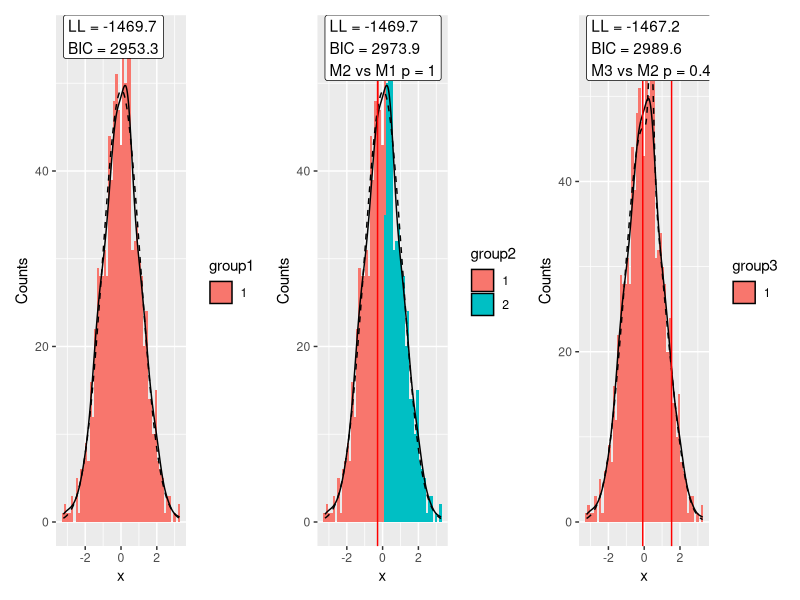
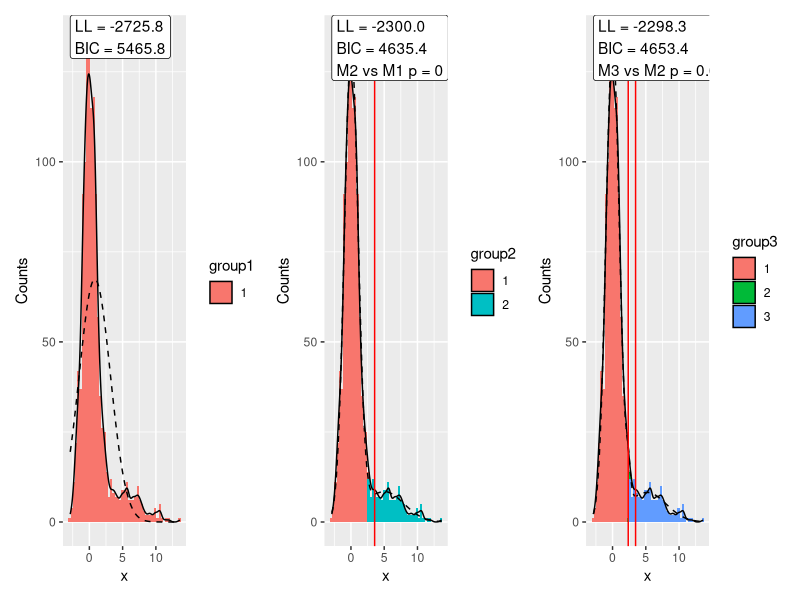
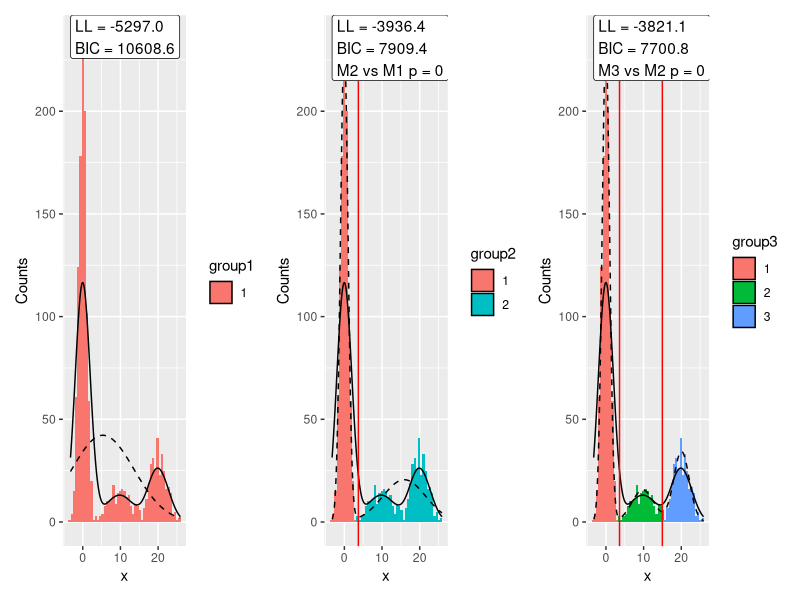

These figures' R source, in order:
# A function to analyse multimodality (in mixtures of normal distributions)

library(data.table)
library(MASS)
library(mixtools)
library(tidyr)
library(ggplot2)
library(patchwork)

multiModal <- function(x) {
  fit1 <- fitdistr(x,"normal")
  fit2 <- normalmixEM(x,k=2,mu = range(x),lambda=c(.5,.5),sigma=c(1,1)*sd(x),maxit = 1e4)
  fit3 <- normalmixEM(x,k=3,mu = c(min(x),mean(x),max(x)),lambda = c(1,1,1)/3,sigma=c(1,1,1)*sd(x),maxit = 1e4)
  
  fit1dens <- function(x) {
    dnorm(x,mean=fit1$estimate[1],sd=fit1$estimate[2])
  }
  
  fit2dens <- function(x) {
      fit2$lambda[1] * dnorm(x,mean=fit2$mu[1],sd=fit2$sigma[1]) + 
      fit2$lambda[2] * dnorm(x,mean=fit2$mu[2],sd=fit2$sigma[2])
  }

  t2 <- optimize(fit2dens,interval = fit2$mu)$minimum
  
  fit3dens <- function(x) {
      fit3$lambda[1] * dnorm(x,mean=fit3$mu[1],sd=fit3$sigma[1]) + 
      fit3$lambda[2] * dnorm(x,mean=fit3$mu[2],sd=fit3$sigma[2]) +
      fit3$lambda[3] * dnorm(x,mean=fit3$mu[3],sd=fit3$sigma[3])
  }
  
  t3 <- c(optimize(fit3dens,interval = fit3$mu[1:2])$minimum,
          optimize(fit3dens,interval = fit3$mu[2:3])$minimum)
    
  param1 <- 2
  param2 <- 4 + 1
  param3 <- 6 + 2
  
  bic1 <- log(fit1$n) * param1 - 2*fit1$loglik
  bic2 <- log(length(fit2$x)) * param2 - 2*fit2$loglik
  bic3 <- log(length(fit3$x)) * param3 - 2*fit3$loglik
  
  prob2 <- 1-pchisq(fit2$loglik-fit1$loglik,param2-param1)
  prob3 <- 1-pchisq(fit3$loglik-fit2$loglik,param3-param2)
  
  best <- fit1
  if(prob2 < 0.01) best <- fit2
  if(prob3 < 0.01) best <- fit3
  
  message(sprintf("Model 2 vs Model 1 Likelihood Ratio Test: p=%1.2g",prob2))
  message(sprintf("Model 3 vs Model 2 Likelihood Ratio Test: p=%1.2g",prob3))
  
  d0 <- data.table(x=x,
                   group1=factor(1),
                   group2=factor(apply(fit2$posterior,1,which.max),levels=1:3),
                   group3=factor(apply(fit3$posterior,1,which.max),levels=1:3))

  n <- length(x)
  
  binwidth <- diff(range(x)) / 50
  
  xrange <- seq(from=min(x),to=max(x),l=1000)

  p1 <- ggplot(d0) + aes(x) +
    geom_histogram(aes(fill=group1),binwidth=binwidth) +
    geom_density(aes(y=after_stat(density * n * binwidth))) +
    geom_line(aes(x=x,y),data=data.table(x=xrange,y=fit1dens(xrange) * n * binwidth),lty=2) +
    annotate("label",x=min(x),y=Inf,label=sprintf("LL = %.1f\nBIC = %.1f",fit1$loglik,bic1),hjust=0,vjust=1) +
    ylab("Counts")
    
  p2 <- ggplot(d0) + aes(x) +
    geom_histogram(aes(fill=group2),binwidth=binwidth) +
    geom_density(aes(y=after_stat(density * n * binwidth))) +
    geom_line(aes(x=x,y),data=data.table(x=xrange,y=fit2dens(xrange) * n * binwidth),lty=2) +
    geom_vline(xintercept = t2,color="red") +
    annotate("label",x=min(x),y=Inf,label=sprintf("LL = %.1f\nBIC = %.1f\nM2 vs M1 p = %1.2g",fit2$loglik,bic2,prob2),hjust=0,vjust=1) +
    ylab("Counts")
  
  p3 <- ggplot(d0) + aes(x) +
    geom_histogram(aes(fill=group3),binwidth=binwidth) +
    geom_density(aes(y=after_stat(density * n * binwidth))) + 
    geom_line(aes(x=x,y),data=data.table(x=xrange,y=fit3dens(xrange) * n * binwidth),lty=2) +
    geom_vline(xintercept = t3,color="red") +
    annotate("label",x=min(x),y=Inf,label=sprintf("LL = %.1f\nBIC = %.1f\nM3 vs M2 p = %1.2g",fit3$loglik,bic3,prob3),hjust=0,vjust=1) +
    ylab("Counts")
  
    
  print(p1 + p2 + p3)
  
  invisible(list(d0=d0,fit1=fit1,fit2=fit2,fit3=fit3,f1d=fit1dens,f2d=fit2dens,f3d=fit3dens,t2=t2,t3=t3,best=best))
}

# run some examples

multiModal(rnorm(1000)) 
multiModal(c(rnorm(1000),rnorm(200,5,3))) -> results
multiModal(c(rnorm(1000),rnorm(200,10,3),rnorm(300,20,2))) -> results

           
